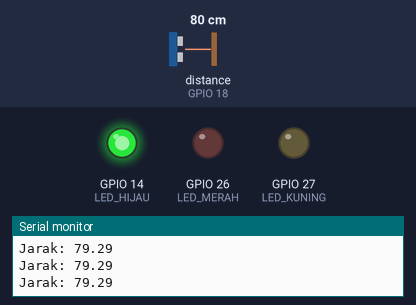
The sketch below on a simulated ESP32. Parts: output pins drawn as LEDs (lit = HIGH), the last lines printed to the serial monitor. Wiring (inferred from the names in the program): ultrasonic range finder: trigger GPIO 5; echo GPIO 18. The test bench sets the inputs (shaded band); at power-on: distance to the obstacle (sensor on GPIO 18) 80 cm. The echo pulse lasts 58.3 µs per cm; pins used as bus, display or sensor lines are not drawn.

Above: at 1.3 s.
1.4 s: distance to the obstacle (sensor on GPIO 18) set to 23 cm
2.9 s: distance to the obstacle (sensor on GPIO 18) set to 19 cm
At 4.2 s:
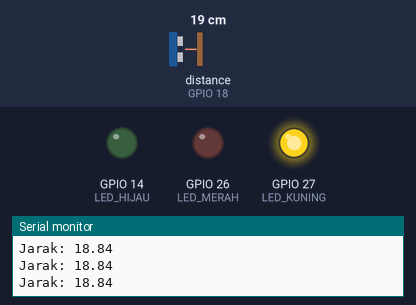
4.5 s: distance to the obstacle (sensor on GPIO 18) set to 12 cm
6.0 s: distance to the obstacle (sensor on GPIO 18) set to 9 cm
At 6.9 s:
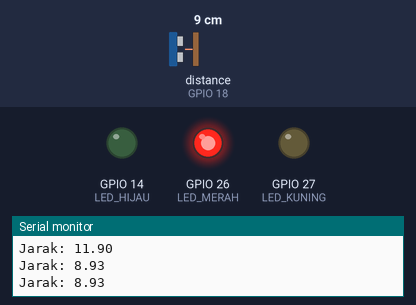
7.5 s: distance to the obstacle (sensor on GPIO 18) set to 18 cm
At 8.2 s:
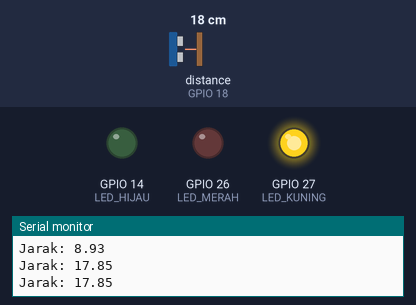
9.0 s: distance to the obstacle (sensor on GPIO 18) set to 2 cm
At 9.5 s:
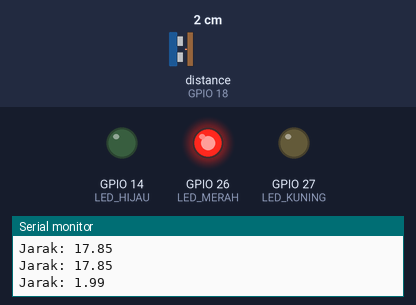
Timing chart, 0 to 11.5 s (numbered marks = the images above; inputs shaded):
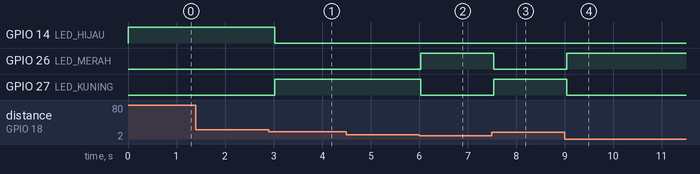

Measured:
- the behaviour switches between 21 and 20 cm on distance to the obstacle (sensor on GPIO 18) (found by bisection; images 0 and 1)
- the behaviour switches between 11 and 10 cm on distance to the obstacle (sensor on GPIO 18) (found by bisection; images 1 and 2)
- after the input at 2.9 s, GPIO 14 (LED_HIJAU): HIGH → LOW after 0.12 s; GPIO 27 (LED_KUNING): LOW → HIGH after 0.12 s
- after the input at 6.0 s, GPIO 26 (LED_MERAH): LOW → HIGH at once; GPIO 27 (LED_KUNING): HIGH → LOW at once
- after the input at 7.5 s, GPIO 26 (LED_MERAH): HIGH → LOW at once; GPIO 27 (LED_KUNING): LOW → HIGH at once
- after the input at 9.0 s, GPIO 26 (LED_MERAH): LOW → HIGH at once; GPIO 27 (LED_KUNING): HIGH → LOW at once

The sketch:

S2_code_class5_PT8.ino
```cpp
#define TRIG 5
#define ECHO 18

#define LED_MERAH 26
#define LED_KUNING 27
#define LED_HIJAU 14

long durasi;
float jarak;

void setup() {
  Serial.begin(115200);

  pinMode(TRIG, OUTPUT);
  pinMode(ECHO, INPUT);

  pinMode(LED_MERAH, OUTPUT);
  pinMode(LED_KUNING, OUTPUT);
  pinMode(LED_HIJAU, OUTPUT);
}

void loop() {

  // Kirim sinyal ultrasonik
  digitalWrite(TRIG, LOW);
  delayMicroseconds(2);
  digitalWrite(TRIG, HIGH);
  delayMicroseconds(10);
  digitalWrite(TRIG, LOW);

  // Baca pantulan
  durasi = pulseIn(ECHO, HIGH);

  // Hitung jarak (cm)
  jarak = durasi * 0.034 / 2;

  Serial.print("Jarak: ");
  Serial.println(jarak);

  // Logika jarak
  if (jarak < 10) {  // Dekat
    digitalWrite(LED_MERAH, HIGH);
    digitalWrite(LED_KUNING, LOW);
    digitalWrite(LED_HIJAU, LOW);
  }
  else if (jarak >= 10 && jarak < 20) {  // Sedang
    digitalWrite(LED_MERAH, LOW);
    digitalWrite(LED_KUNING, HIGH);
    digitalWrite(LED_HIJAU, LOW);
  }
  else {  // Jauh
    digitalWrite(LED_MERAH, LOW);
    digitalWrite(LED_KUNING, LOW);
    digitalWrite(LED_HIJAU, HIGH);
  }

  delay(500);
}
```
